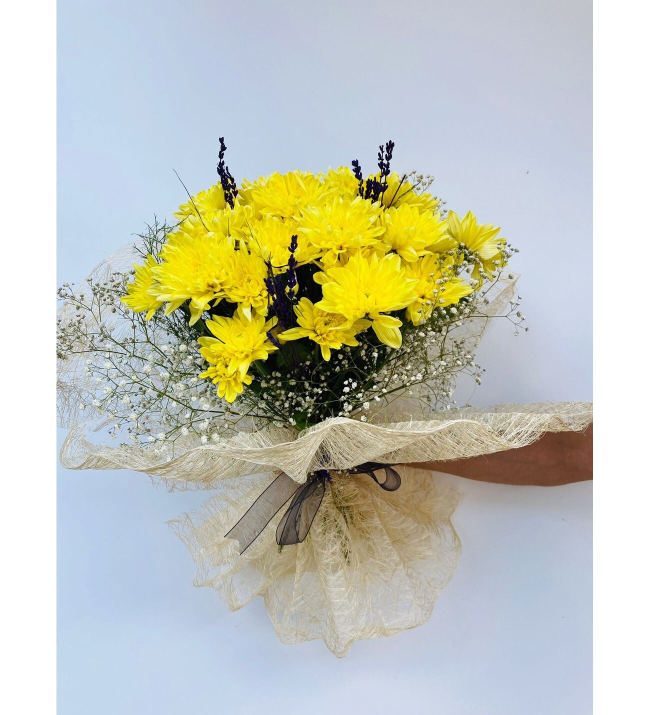
#> input picture hsvUzayiRenkFiltreleme/cicek.jpg, 1300 x 1430 px (shown at 1/2 size)
$ python hsvUzayiRenkFiltreleme.py
#> lines starting #> are read from the running program, lines starting #| are printed output that depends on the picture; after the words box and inside, x2 and y2 are one past the last pixel; in counts of white or black regions, pixels touching at a corner belong together
import cv2
import numpy as np

img = cv2.imread("cicek.jpg")
#> img is the input picture: shape (1430, 1300, 3); mean B, G, R 184.3, 197.5, 194.8
#resim cok buyuk oldugu için yarıya indirdik
img = cv2.pyrDown(img)
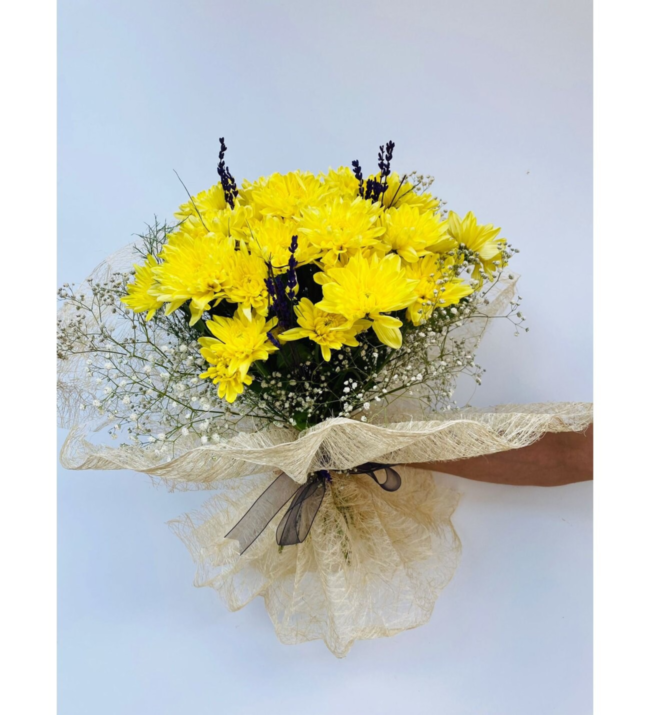
#> img: shape (715, 650, 3); mean B, G, R 184.3, 197.5, 194.8
#resmin hsv uzayını alıyoruz.
hsv = cv2.cvtColor(img,cv2.COLOR_BGR2HSV)
#> hsv: shape (715, 650, 3); mean H, S, V 64.5, 54, 210.2
#resimde filtreleme yapacağımız renk için sınırları belirliyoruz
low = np.array([23,100,50])
up = np.array([35,255,255])
#aldığımız hsv uzayında istediğimiz renk için oluşturdugumuz sınırlar ile maske olusturuyoruz
mask = cv2.inRange(hsv,low,up)
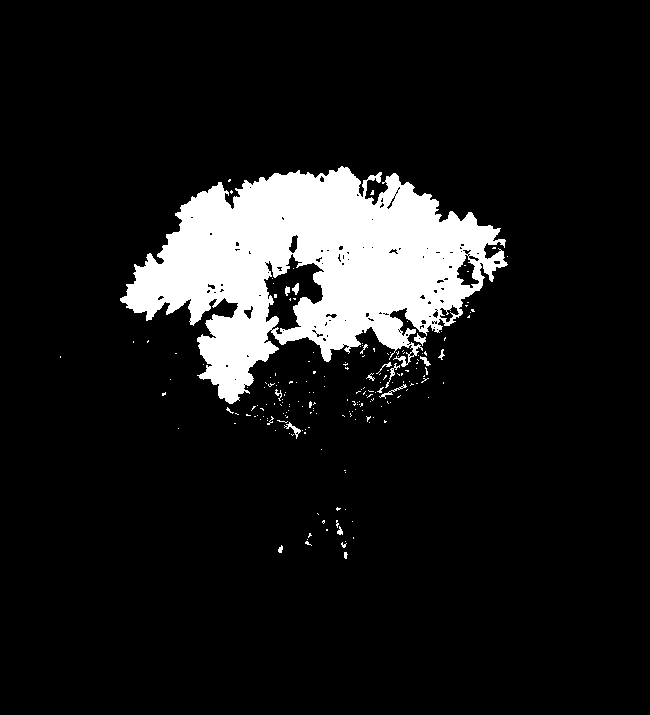
#> mask: shape (715, 650); 10.3% white; 194 white regions (178 under 20 px), largest, box (x1, y1, x2, y2) and area: (120, 166, 508, 404) 46549, (284, 422, 301, 439) 77, (414, 333, 426, 346) 68
#opening ile dışarıdaki fazlalıkları, closing ile içerdeki fazlalıkları siliyoruz
kernel = np.ones((5,5),np.uint8)
mask = cv2.morphologyEx(mask,cv2.MORPH_OPEN,kernel)
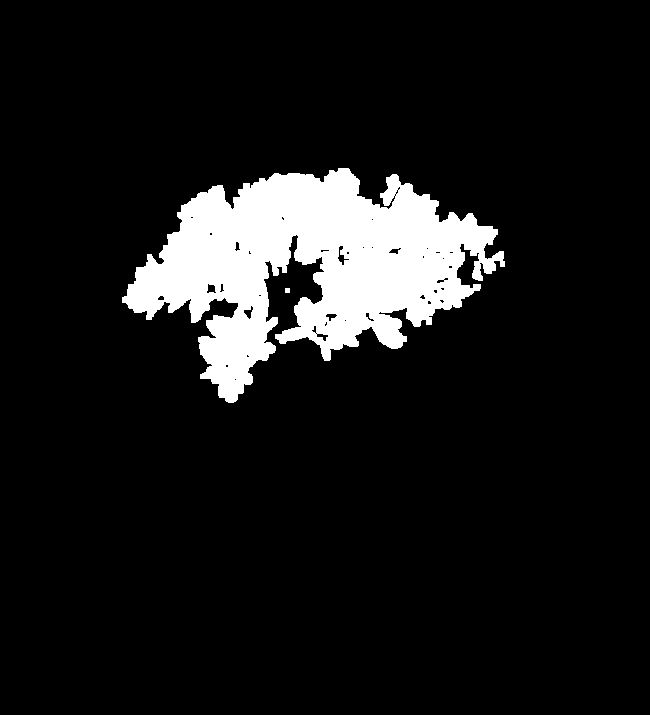
#> mask: shape (715, 650); 9.6% white; 2 white regions, box (x1, y1, x2, y2) and area: (122, 168, 505, 403) 44635, (285, 288, 290, 293) 25
mask = cv2.morphologyEx(mask,cv2.MORPH_CLOSE,kernel)
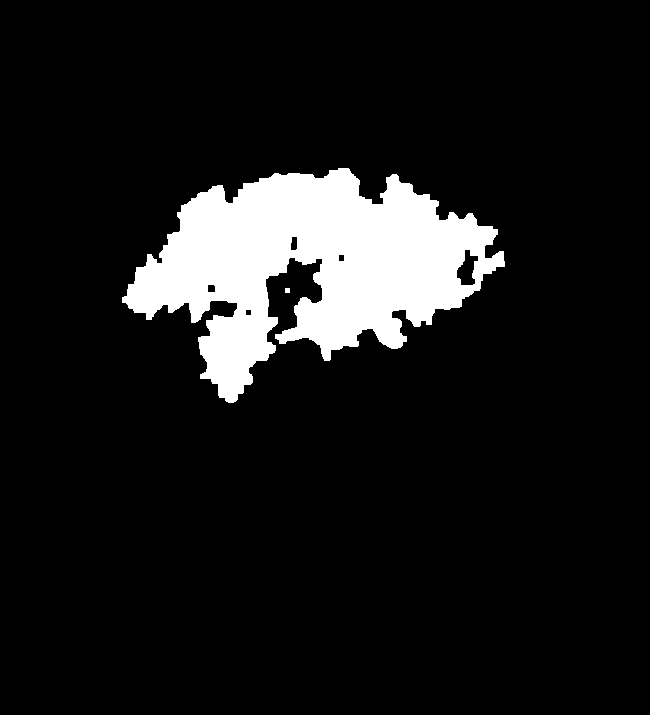
#> mask: shape (715, 650); 9.8% white; 2 white regions, box (x1, y1, x2, y2) and area: (122, 168, 505, 403) 45723, (285, 288, 290, 293) 25
#median blur ile karışıklıkları maskeliyoruz
mask = cv2.medianBlur(mask,5)
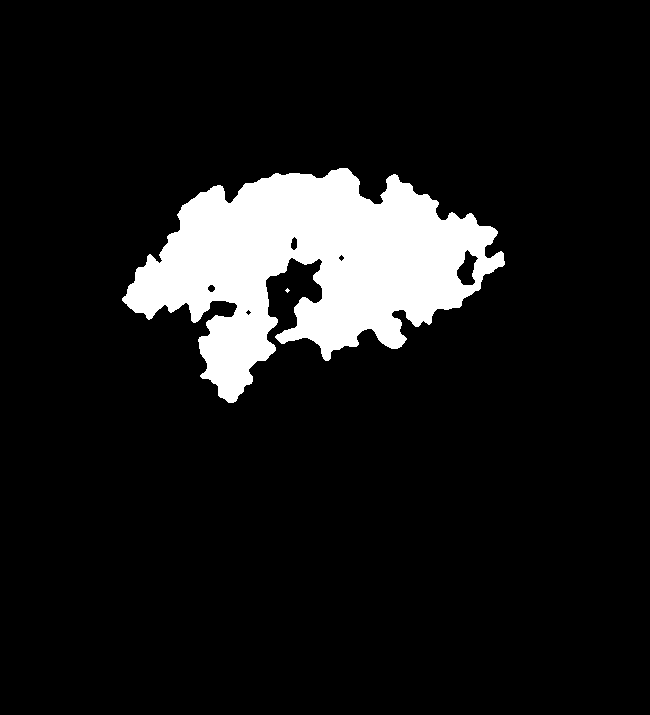
#> mask: shape (715, 650); 9.9% white; 2 white regions (1 under 20 px), largest, box (x1, y1, x2, y2) and area: (122, 168, 505, 403) 45773
#and ile orjinal resim ile maskeyi çarpıyoruz
fil = cv2.bitwise_and(img,img,mask=mask)
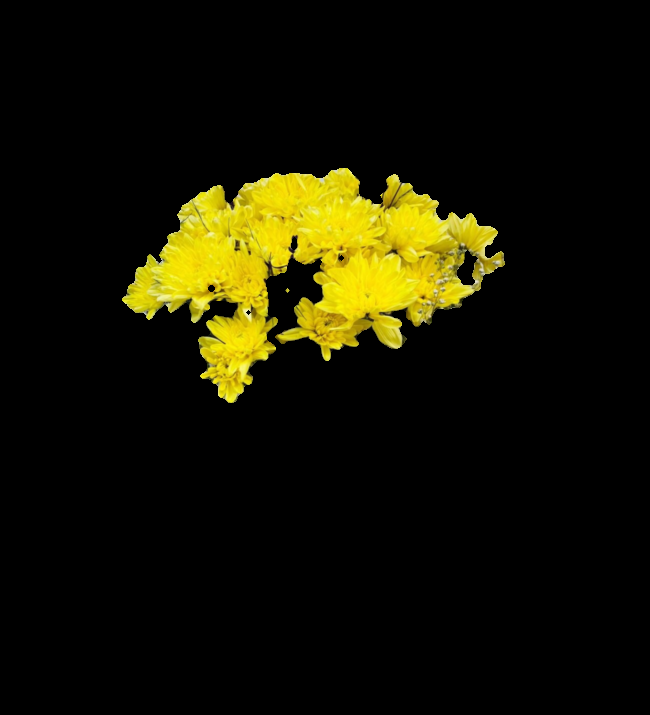
#> fil: shape (715, 650, 3); mean B, G, R 2, 19.5, 21.2

cv2.namedWindow("filter",cv2.WINDOW_NORMAL)
cv2.namedWindow("mask",cv2.WINDOW_NORMAL)
cv2.namedWindow("image",cv2.WINDOW_NORMAL)
cv2.imshow("filter",fil)
cv2.imshow("mask",mask)
cv2.imshow("image",img)
cv2.waitKey(0)
cv2.destroyAllWindows()
